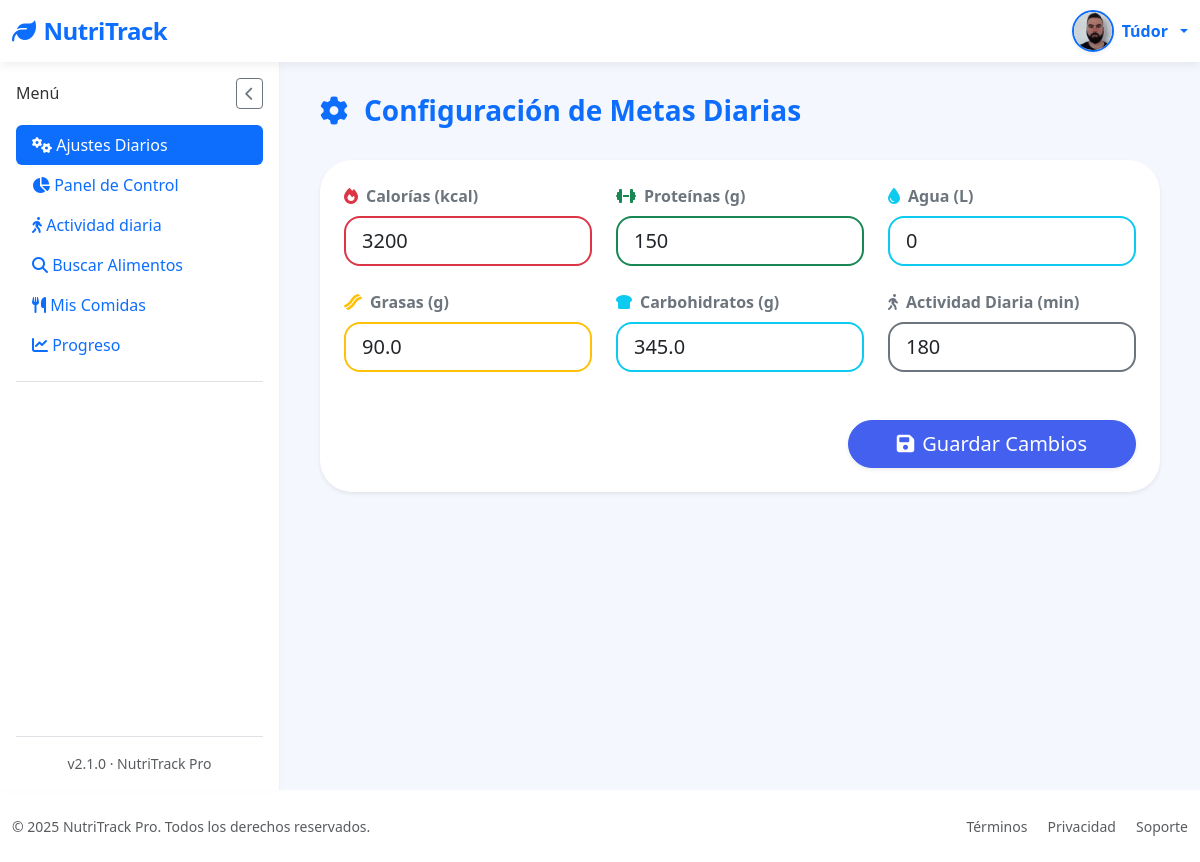
/settings (signed in), run on an earlier commit of the app's database.
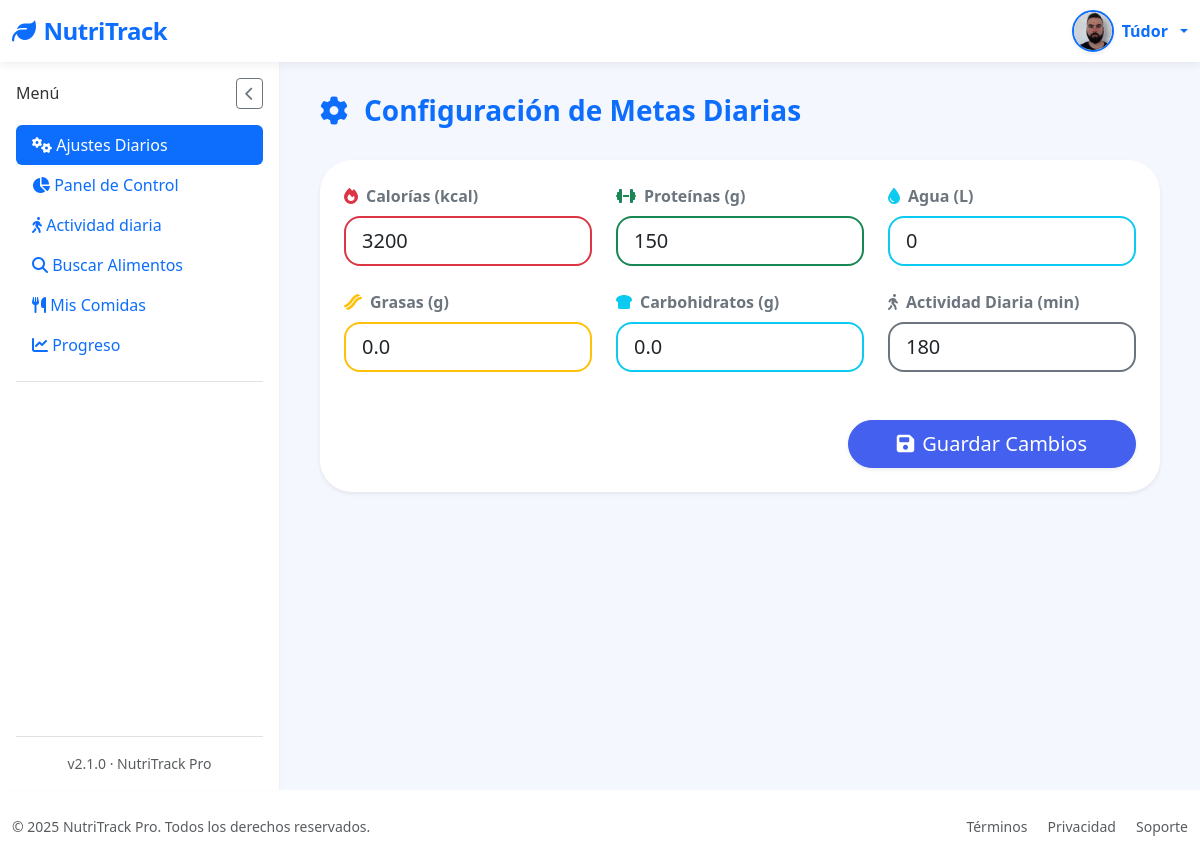
And on a later commit of the database.
### tables this page shows
CREATE TABLE "user_goals" (
	"user_id"	INTEGER,
	"daily_calories"	INTEGER DEFAULT 2000,
	"daily_proteins"	INTEGER DEFAULT 50,
	"daily_water"	INTEGER DEFAULT 2,
	"daily_activity"	INTEGER, calories_consumed REAL DEFAULT 0, proteins_consumed REAL DEFAULT 0, fats_consumed REAL DEFAULT 0, carbs_consumed REAL DEFAULT 0, created_at TEXT, updated_at TEXT, water_consumed REAL DEFAULT 0, daily_fats REAL DEFAULT 60, daily_carbs REAL DEFAULT 60,
	PRIMARY KEY("user_id"),
	FOREIGN KEY("user_id") REFERENCES "loggin"("id")
);

### app/controllers/SettingsController.py (the view, shortened to what this page needs)
@app.route('/settings', methods=['GET', 'POST'])
@login_required
def settings():
    with get_db_cursor() as cur:
        cur.execute("SELECT * FROM user_goals WHERE user_id = ?", (current_user.id,))
        goals = cur.fetchone() or {
            'daily_calories': 2500,
            'daily_proteins': 100,
            'daily_water': 2.5,
            'daily_fats': 90,
            'daily_carbs': 300,
            'daily_activity': 60,
            'water_consumed': 0
        }
        if not isinstance(goals, dict):
            goals = dict(goals)
    return render_template('Dashboard/settings.html', goals=goals)

### app/__init__.py (called while the page is built)
@login_manager.user_loader
def load_user(user_id):
    return User.get_by_id(user_id)

### app/conexion.py (called while the page is built)
@contextmanager
def get_db_connection():
    conn = sqlite3.connect(DATABASE)
    conn.row_factory = sqlite3.Row  # Esto permite acceso como diccionario
    try:
        yield conn
    finally:
        conn.close()

@contextmanager
def get_db_cursor():
    with get_db_connection() as conn:
        cursor = conn.cursor()
        try:
            yield cursor
            conn.commit()
        except:
            conn.rollback()
            raise

### app/controllers/UsersController.py (called while the page is built)
@app.context_processor
def inject_prefs():
    if current_user.is_authenticated:
        prefs = get_user_preferences(current_user.id)  # función que recupera las prefs
        return dict(prefs=prefs)
    return dict(prefs=None)

### app/models/UsersModel.py (called while the page is built)
def get_user_preferences(user_id):
    with get_db_cursor() as cursor:
        cursor.execute("SELECT preferences FROM loggin WHERE id = ?", (user_id,))
        row = cursor.fetchone()
        try:
            return json.loads(row["preferences"]) if row and row["preferences"] else {}
        except:
            return {}

### app/templates/Dashboard/settings.html (shortened to what this page needs)
{% extends "base.html" %}
{% block section %}
<div class="d-flex justify-content-between align-items-center mb-4">
  <h1 class="fs-3 fw-bold text-primary">
    <i class="fas fa-cog me-3"></i>Configuración de Metas Diarias
  </h1>
</div>
<div class="card shadow-sm border-0 rounded-5 p-4">
  <form method="POST" novalidate>
    <div class="row g-4">
      <div class="col-12 col-md-6 col-lg-4">
        <label for="daily_calories" class="form-label fw-semibold text-secondary">
          <i class="fas fa-fire me-2 text-danger"></i>Calorías (kcal)
        </label>
        <input
          type="number"
          id="daily_calories"
          name="daily_calories"
          class="form-control form-control-lg rounded-4 border-2 border-danger"
          placeholder="2000"
          value="{{ goals.daily_calories|default('') }}"
          min="0"
          required
        >
      </div>
      <div class="col-12 col-md-6 col-lg-4">
        <label for="daily_proteins" class="form-label fw-semibold text-secondary">
          <i class="fas fa-dumbbell me-2 text-success"></i>Proteínas (g)
        </label>
        <input
          type="number"
          id="daily_proteins"
          name="daily_proteins"
          class="form-control form-control-lg rounded-4 border-2 border-success"
          placeholder="150"
          value="{{ goals.daily_proteins|default('') }}"
          min="0"
          required
        >
      </div>
      <div class="col-12 col-md-6 col-lg-4">
        <label for="daily_water" class="form-label fw-semibold text-secondary">
          <i class="fas fa-tint me-2 text-info"></i>Agua (L)
        </label>
        <input
          type="number"
          id="daily_water"
          name="daily_water"
          class="form-control form-control-lg rounded-4 border-2 border-info"
          placeholder="2.5"
          step="0.1"
          value="{{ goals.daily_water|default('') }}"
          min="0"
          required
        >
      </div>
      <div class="col-12 col-md-6 col-lg-4">
        <label for="daily_fats" class="form-label fw-semibold text-secondary">
          <i class="fas fa-bacon me-2 text-warning"></i>Grasas (g)
        </label>
        <input
          type="number"
          id="daily_fats"
          name="daily_fats"
          class="form-control form-control-lg rounded-4 border-2 border-warning"
          placeholder="60"
          value="{{ goals.daily_fats|default('') }}"
          min="0"
          required
        >
      </div>
      <div class="col-12 col-md-6 col-lg-4">
        <label for="daily_carbs" class="form-label fw-semibold text-secondary">
          <i class="fas fa-bread-slice me-2 text-info"></i>Carbohidratos (g)
        </label>
        <input
          type="number"
          id="daily_carbs"
          name="daily_carbs"
          class="form-control form-control-lg rounded-4 border-2 border-info"
          placeholder="250"
          value="{{ goals.daily_carbs|default('') }}"
          min="0"
          required
        >
      </div>
      <div class="col-12 col-md-6 col-lg-4">
        <label for="daily_activity" class="form-label fw-semibold text-secondary">
          <i class="fas fa-walking me-2 text-secondary"></i>Actividad Diaria (min)
        </label>
        <input
          type="number"
          id="daily_activity"
          name="daily_activity"
          class="form-control form-control-lg rounded-4 border-2 border-secondary"
          placeholder="30"
          value="{{ goals.daily_activity|default('') }}"
          min="0"
          required
        >
      </div>
    </div>
    <div class="mt-5 text-end">
      <button type="submit" class="btn btn-primary btn-lg rounded-5 px-5 shadow-sm">
        <i class="fas fa-save me-2"></i>Guardar Cambios
      </button>
    </div>
  </form>
</div>
{% endblock %}

What changed in the data, as far as the page shows it:
changed user_goals: daily_fats "90.0" → "0.0"; daily_carbs "345.0" → "0.0"
